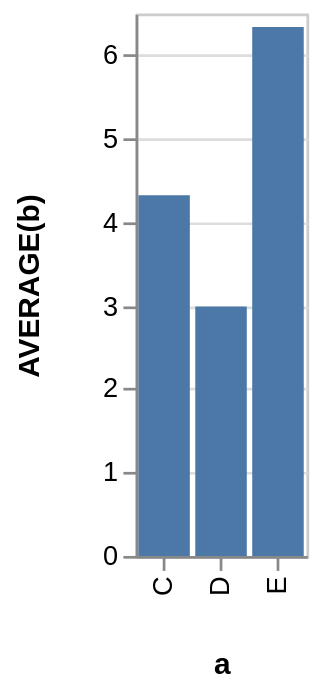

Specify this chart in Vega-Lite:
### Vega specification from a JSON file in a GitHub repository (floating-point values rounded to 4 significant figures)
{"$schema": "https://vega.github.io/schema/vega/v3.0.json", "autosize": "pad", "padding": 5, "encode": {"update": {"stroke": {"value": "#ccc"}, "fill": {"value": "transparent"}}}, "data": [{"name": "source_0", "values": [{"a": "C", "b": 2}, {"a": "C", "b": 7}, {"a": "C", "b": 4}, {"a": "D", "b": 1}, {"a": "D", "b": 2}, {"a": "D", "b": 6}, {"a": "E", "b": 8}, {"a": "E", "b": 4}, {"a": "E", "b": 7}]}, {"name": "data_0", "source": "source_0", "transform": [{"type": "formula", "expr": "toNumber(datum[\"b\"])", "as": "b"}, {"type": "aggregate", "groupby": ["a"], "ops": ["average"], "fields": ["b"], "as": ["average_b"]}]}], "signals": [{"name": "x_step", "value": 21}, {"name": "width", "update": "bandspace(domain('x').length, 0.1, 0.05) * x_step"}, {"name": "height", "update": "200"}], "marks": [{"name": "marks", "type": "rect", "role": "bar", "from": {"data": "data_0"}, "encode": {"update": {"x": {"scale": "x", "field": "a"}, "width": {"scale": "x", "band": true}, "y": {"scale": "y", "field": "average_b"}, "y2": {"scale": "y", "value": 0}, "fill": {"value": "#4c78a8"}}}}], "scales": [{"name": "x", "type": "band", "domain": {"data": "data_0", "field": "a", "sort": true}, "range": {"step": {"signal": "x_step"}}, "round": true, "paddingInner": 0.1, "paddingOuter": 0.05}, {"name": "y", "type": "linear", "domain": {"data": "data_0", "field": "average_b"}, "range": [{"signal": "height"}, 0], "round": true, "nice": true, "zero": true}], "axes": [{"scale": "x", "orient": "bottom", "title": "a", "zindex": 1, "encode": {"labels": {"update": {"angle": {"value": 270}, "align": {"value": "right"}, "baseline": {"value": "middle"}}}}}, {"scale": "y", "labelOverlap": true, "orient": "left", "tickCount": {"signal": "ceil(height/40)"}, "title": "AVERAGE(b)", "zindex": 1}, {"scale": "y", "domain": false, "grid": true, "labels": false, "maxExtent": 0, "minExtent": 0, "orient": "left", "tickCount": {"signal": "ceil(height/40)"}, "ticks": false, "zindex": 0, "gridScale": "x"}], "config": {"axis": {"minExtent": 30, "domainColor": "#888", "tickColor": "#888"}}}
